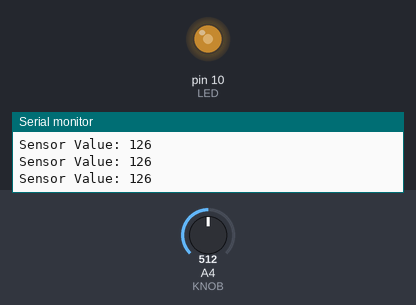
The sketch below on a simulated Arduino Uno, built with avr-gcc and run on an emulated ATmega328P. Shown: output pins drawn as LEDs (lit = HIGH), the last lines printed to the serial monitor. The inputs (shaded band) are chosen by the test bench; at power-on: A4 (KNOB) = 512.

Above: at 1.2 s.
1.3 s: A4 (KNOB) set to 716
At 2.3 s:
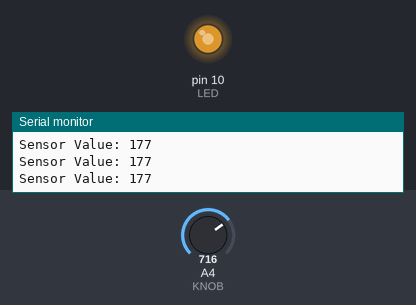
2.8 s: A4 (KNOB) set to 415
At 3.5 s:
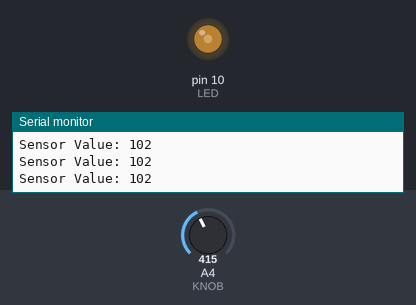
5.8 s: A4 (KNOB) set to 392
At 6.3 s:
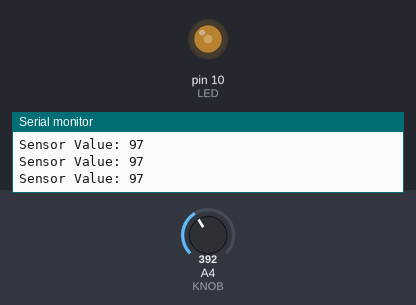
7.3 s: A4 (KNOB) set to 900
At 8.1 s:
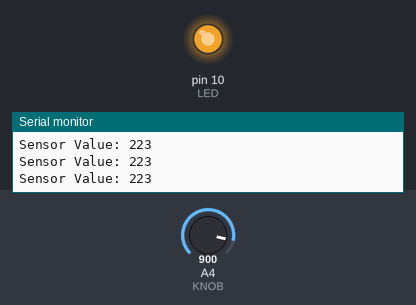
8.8 s: A4 (KNOB) set to 122
At 9.8 s:
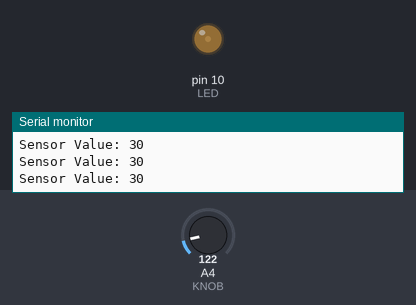
10.3 s: A4 (KNOB) set to 0
At 11.5 s:
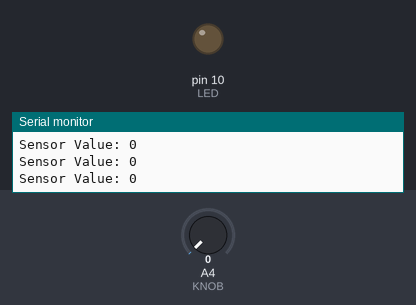
Timing chart, 0 to 12.8 s (numbered marks = the images above; inputs shaded):
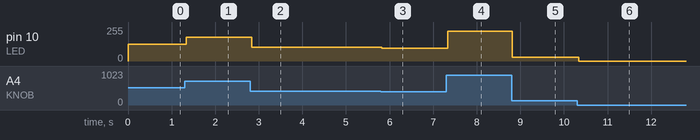

Measured:
- after the input at 1.3 s, pin 10 (LED): 126/255 → 177/255 at once
- after the input at 2.8 s, pin 10 (LED): 177/255 → 102/255 at once
- after the input at 5.8 s, pin 10 (LED): 102/255 → 97/255 at once
- after the input at 7.3 s, pin 10 (LED): 97/255 → 223/255 at once
- after the input at 8.8 s, pin 10 (LED): 223/255 → 30/255 at once
- after the input at 10.3 s, pin 10 (LED): 30/255 → 0/255 at once

The sketch:

LED_with_Potentiometer_Tinkercad_Code.ino
```cpp
int LED = 10;
int KNOB = A4;

void setup() {
  pinMode(LED, OUTPUT);
  Serial.begin(9600);
}

void loop() {
  int val = analogRead(KNOB);
  int ledPower = map(val, 1, 1024, 0, 254);

  String stringOne = "Sensor Value: ";
  Serial.println(stringOne + ledPower);
  analogWrite(LED, ledPower);
}
```

Value_Added_3__Temperature_Monitoring_System_.c
```cpp
#include <LiquidCrystal.h>

LiquidCrystal lcd(12, 11, 5, 4, 3, 2);

float tempC = 0.0;
float threshold = 50.0;
const int buzzerPin = 6;
const int sensorPin = A0;

void setup() {
  lcd.begin(16, 2);
  pinMode(buzzerPin, OUTPUT);
  Serial.begin(9600);
}

void loop() {
  int raw = analogRead(sensorPin);
  float voltage = raw * (5.0 / 1024.0);
  tempC = (voltage - 0.5) * 100.0;

  Serial.print("Temp: ");
  Serial.print(tempC);
  Serial.println(" C");

  lcd.clear();
  lcd.setCursor(0, 0);
  lcd.print("Temp: ");
  lcd.print(tempC, 1);
  lcd.print(" C");

  if (tempC > threshold) {
    digitalWrite(buzzerPin, HIGH);
    lcd.setCursor(0, 1);
    lcd.print("ALERT: High Temp");
  } else {
    digitalWrite(buzzerPin, LOW);
    lcd.setCursor(0, 1);
    lcd.print("Status: Normal");
  }

  delay(200);
}
```

Value_Added_4__Street_Light_Controller_.c
```cpp
#include <LiquidCrystal.h>

LiquidCrystal lcd(8, 7, 6, 5, 4, 9);

int ldrVal = 0;
const int ldrPin = A0;
const int ledPin = 10;
const int threshold = 500;

void setup() {
  pinMode(ldrPin, INPUT);
  pinMode(ledPin, OUTPUT);
  Serial.begin(9600);

  lcd.begin(16, 2);
  lcd.clear();
  lcd.setCursor(0, 0);
  lcd.print("Street Light");
  delay(1000);
}

void loop() {
  ldrVal = analogRead(ldrPin);
  Serial.println(ldrVal);

  lcd.clear();
  lcd.setCursor(0, 0);
  lcd.print("Light : ");
  lcd.print(ldrVal);

  lcd.setCursor(0, 1);
  if (ldrVal > threshold) {
    digitalWrite(ledPin, HIGH);
    lcd.print("LIGHT ON ");
  } else {
    digitalWrite(ledPin, LOW);
    lcd.print("LIGHT OFF");
  }

  delay(100);
}
```
